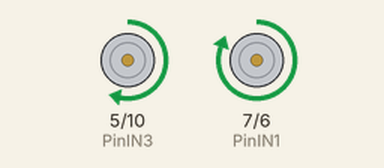
Recording of a sketch running on a simulated Arduino Uno, built with avr-gcc and run on an emulated ATmega328P. Shown: motor-driver pin pairs drawn as motors (green arrow = first pin HIGH = forward, orange = second pin HIGH = backward, longer = more drive).

Above: at 1.5 s.
At 4.5 s:
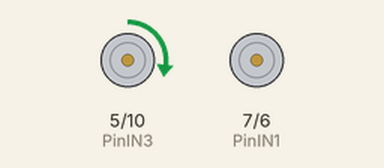
At 6.5 s:
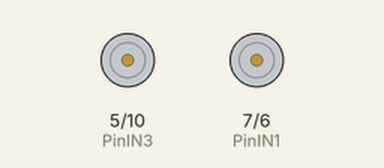
At 8.5 s:
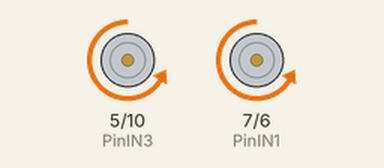
Timing chart, 0 to 14.3 s (numbered marks = the images above):
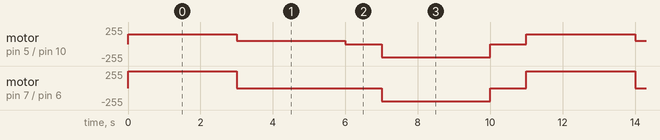

The sketch:

cartest2.ino
```cpp
#define PinIN1 7  // Motor A
#define PinIN2 6
#define PinIN3 5  // Motor B
#define PinIN4 10

void setup() {
  Serial.begin(9600);

  pinMode(PinIN1, OUTPUT);
  pinMode(PinIN2, OUTPUT);
  pinMode(PinIN3, OUTPUT);
  pinMode(PinIN4, OUTPUT);
}

// Función para controlar el movimiento con velocidad
void carAction(int left1, int left2, int right1, int right2, int speed) {
  analogWrite(PinIN1, left1 * speed);
  analogWrite(PinIN2, left2 * speed);
  analogWrite(PinIN3, right1 * speed);
  analogWrite(PinIN4, right2 * speed);
}

void carForward(int speed) { carAction(1, 0, 1, 0, speed); }
void carReverse(int speed) { carAction(0, 1, 0, 1, speed); }
void carLeftTurn(int speed) { carAction(0, 0, 1, 0, speed); }
void carRightTurn(int speed) { carAction(1, 0, 0, 0, speed); }
void carStop() { carAction(0, 0, 0, 0, 0); }

void loop() {
  carForward(150);  // Avanzar con 150/255 de velocidad
  delay(3000);

    carForward(50);  // Avanzar con 150/255 de velocidad
  delay(3000);

  carStop();
  delay(1000);

  carReverse(200);  // Retroceder con 200/255 de velocidad
  delay(3000);

  carStop();
  delay(1000);
}
```

Measured:
- by itself, motor on pin 7 (PinIN1) / pin 6 (PinIN2): repeats every 11.0 s: stopped 4.0 s, backward 200/255 3.0 s, stopped 1.0 s, forward 255/255 3.0 s
- by itself, motor on pin 5 (PinIN3) / pin 10 (PinIN4): repeats every 11.0 s: forward 50/255 3.0 s, stopped 1.0 s, backward 200/255 3.0 s, stopped 1.0 s, forward 150/255 3.0 s
